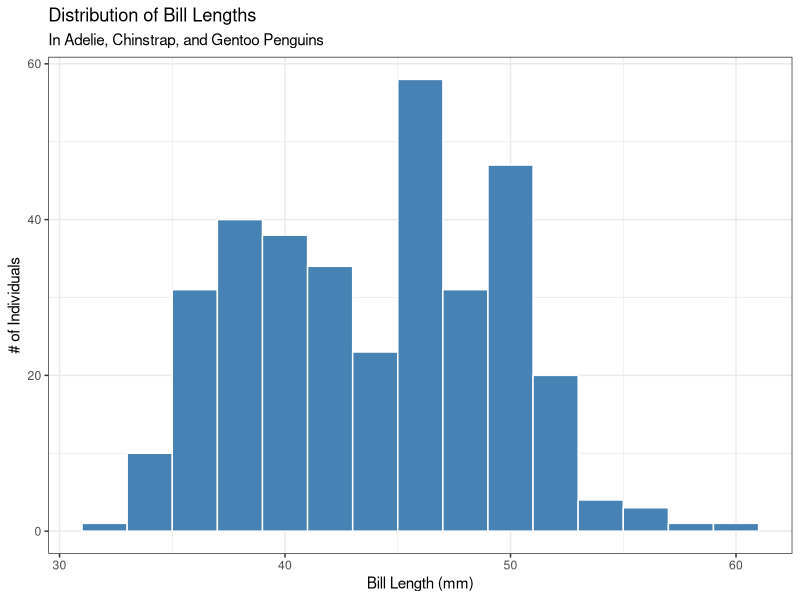
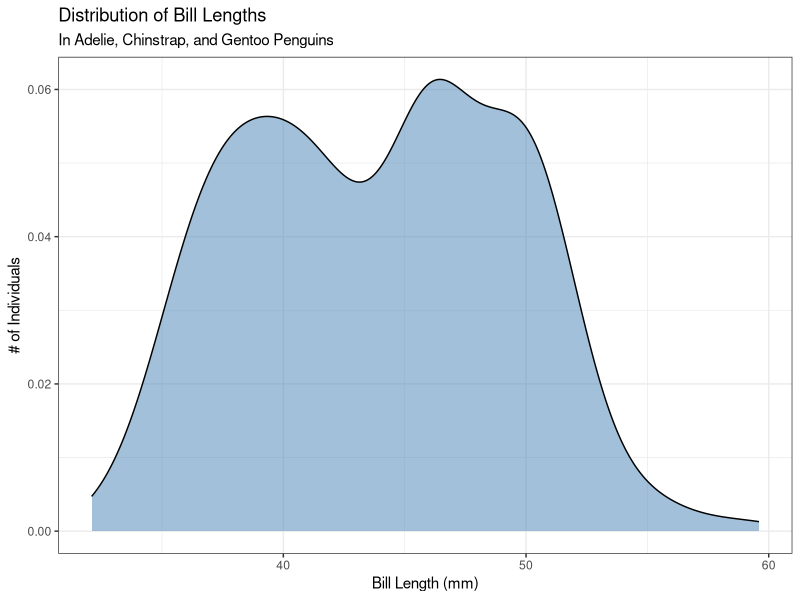
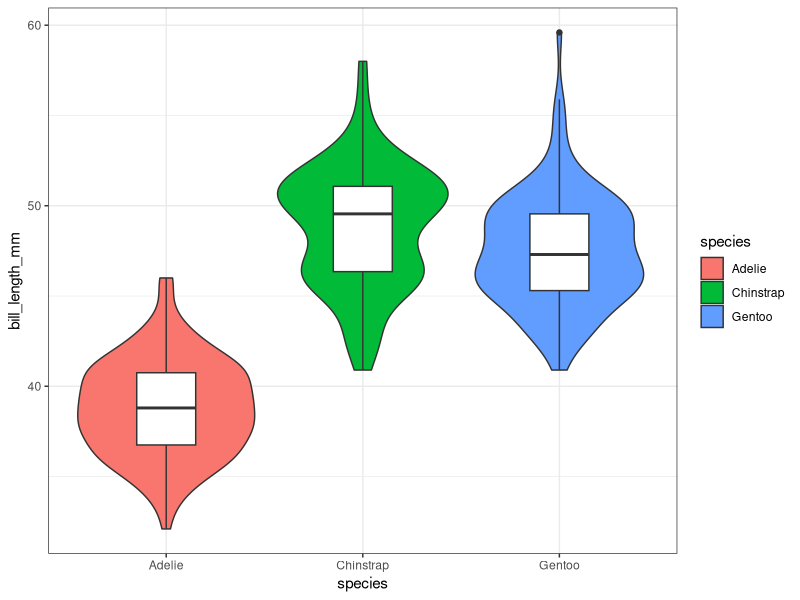
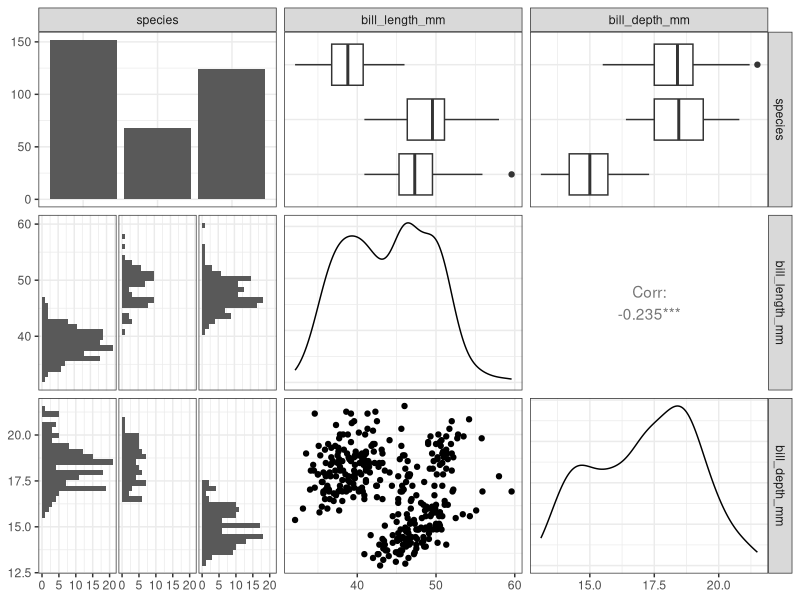
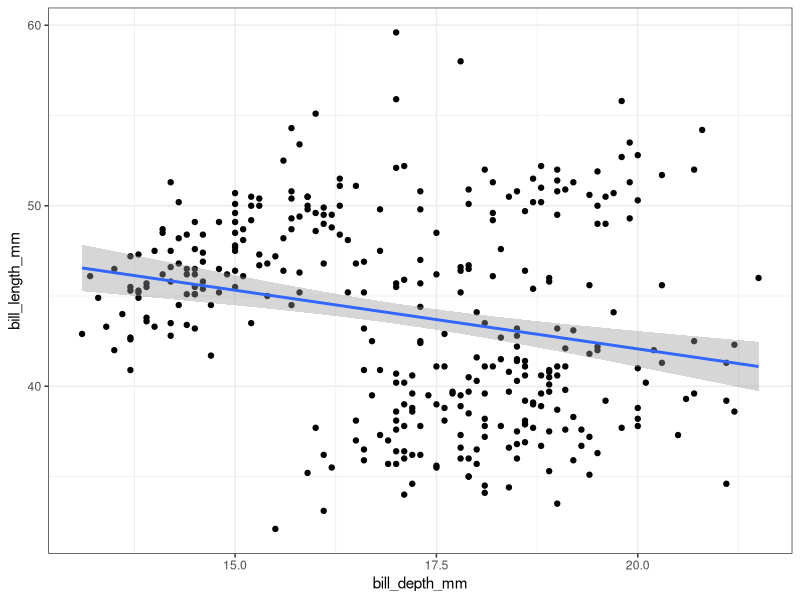
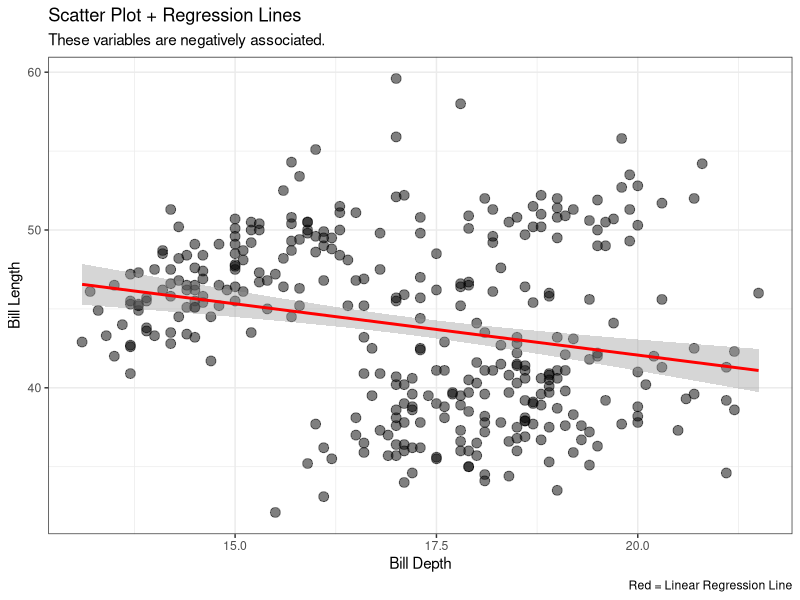
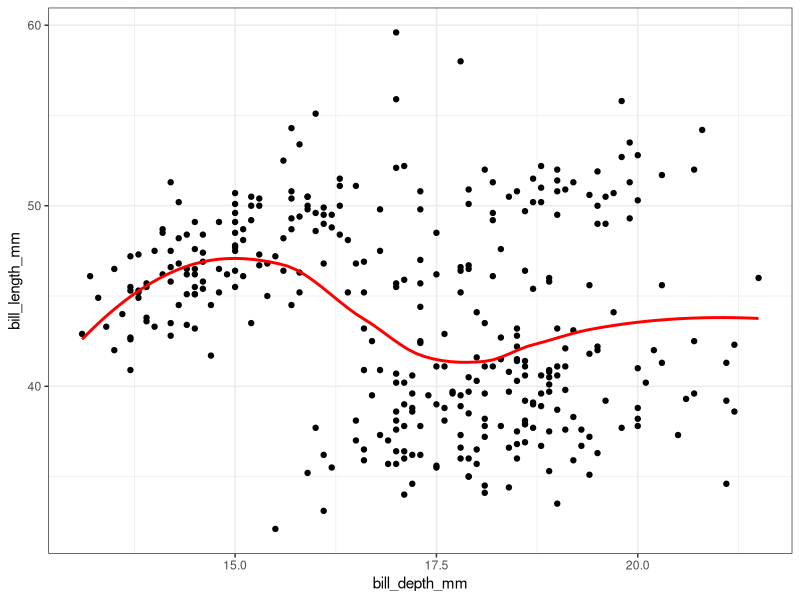
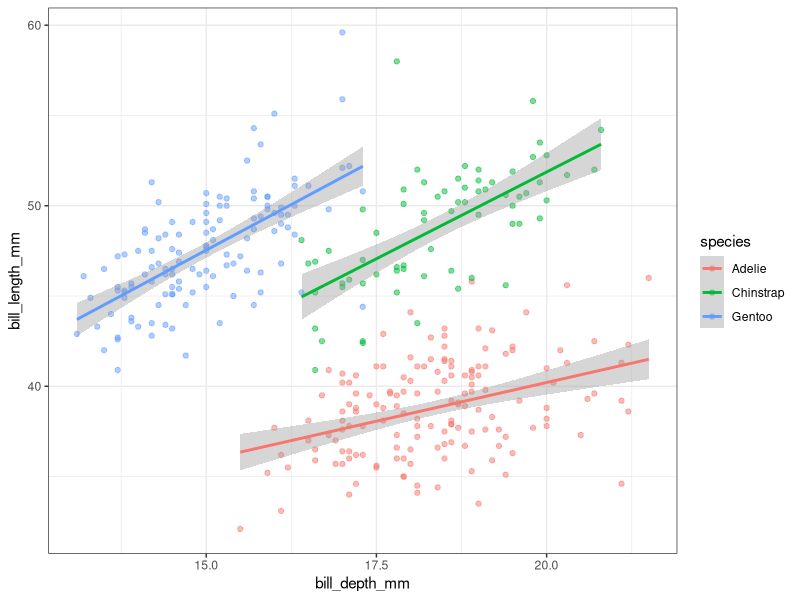

Write R code to recreate these figures, in order. (Note: this script raises an error after producing the figures.)
## ---- chunk 1
# Contains the describe() function for comprehensive data summaries
library(Hmisc)
# Contains the palmer penguins_df dataset
library(palmerpenguins)
# For scatterplot matrices
library(GGally)
# Always load the tidyverse last
library(tidyverse)

# Set favorite ggplot2 theme for visualizations
theme_set(theme_bw())
## ---- chunk 2
penguins_df <- palmerpenguins::penguins

head(penguins_df)
## ---- chunk 3
penguins_df |>   
  select(species, bill_length_mm, bill_depth_mm) |>   
  Hmisc::describe()
## ---- chunk 4
# Pipe data into ggplot2
penguins_df |>   
  # Initialize the plot parameters with aes
  ggplot(aes(x = bill_length_mm)) + # ggplot2 only uses +! no pipes!
  # add a histogram to the plot
  geom_histogram(binwidth = 2, # each bin spans 2 mm                 
                 fill = 'steelblue', # some color for fun 
                 color = 'white') +  
  # Add titles and axis labels
  labs(title = 'Distribution of Bill Lengths',        
       subtitle = 'In Adelie, Chinstrap, and Gentoo Penguins',        
       x = 'Bill Length (mm)',        
       y = '# of Individuals')
## ---- chunk 5
# Pipe data into ggplot2
penguins_df |>   
  # Initialize the plot parameters with aes
  ggplot(aes(x = bill_length_mm)) +   
  # add a density curve to the plot
  geom_density(fill = 'steelblue', # add some color and make it transparent
               alpha = 0.5) +   
  # Add titles and axis labels
  labs(title = 'Distribution of Bill Lengths',        
       subtitle = 'In Adelie, Chinstrap, and Gentoo Penguins',        
       x = 'Bill Length (mm)',        
       y = '# of Individuals')
## ---- chunk 6
# Pipe data into ggplot2
penguins_df |>   
  # Initialize the plot parameters with aes
  ggplot(aes(x = species, y = bill_length_mm)) +   
  # Add a violin plot as the base layer
  geom_violin(aes(fill = species)) +   
  # Add a boxplot on top of the violin plot
  geom_boxplot(width = 0.3)
## ---- chunk 7
penguins_df |>
# Select variables of interest
  select(species, bill_length_mm,
         bill_depth_mm) |>
  # send to ggpairs to create the matrix
  ggpairs()
## ---- chunk 8
# Pipe data into ggplot2
penguins_df |>
  # Set x and y variables with aes
  ggplot(aes(x = bill_depth_mm,
             y = bill_length_mm)) +
  # add a scatterplot
  geom_point() +
  # add a linear model regression line
  geom_smooth(formula = y ~ x, 
              # set method to lm
              method = 'lm', 
              # keep standard error shading
              se = T)
## ---- chunk 9
# pipe data into ggplot2 
penguins_df |>
  # Define ggplot parameters for the plot
  ggplot(aes(x = bill_depth_mm, 
             y = bill_length_mm)) +    
  # add scatter plot   
  geom_point(alpha = 0.5, 
             # make transparent              
             # change point size
             size = 3) +   
  # add linear regression line   
  geom_smooth(method = 'lm',                
              col = 'red', se = T) +    
  # add plot labels   
  labs(title = 'Scatter Plot + Regression Lines',        
       subtitle = 'These variables are negatively associated.', 
       x = 'Bill Depth', 
       y = 'Bill Length', 
       caption = 'Red = Linear Regression Line')
## ---- chunk 10
# Pipe data into ggplot2
penguins_df |>
  # Set x and y variables with aes
  ggplot(aes(x = bill_depth_mm,
             y = bill_length_mm)) +
  # add a scatterplot
  geom_point() +
  # add a LOESS regression line
  geom_smooth(formula = y ~ x, 
              # set method to loess
              method = 'loess', 
              # change the color
              color = 'red',
              # remove standard error shading
              se = F)
## ---- chunk 11
# Pipe data into ggplot2
penguins_df |>
  # Set x and y variables with aes
  ggplot(aes(x = bill_depth_mm,
             y = bill_length_mm, 
             # group the data by species
             group = species, 
             # color the points/lines by species
             color = species)) +
  # add a scatterplot
  geom_point(alpha = 0.5) +
  # add a linear model regression line
  geom_smooth(formula = y ~ x, 
              # set method to lm
              method = 'lm', 
              # keep standard error shading
              se = T)
## ---- chunk 12
# Pipe data into ggplot2
penguins_df |>
  # Set x and y variables with aes
  ggplot(aes(x = bill_depth_mm,
             y = bill_length_mm, 
             # group the data by species
             group = species, 
             # color the points/lines by species
             color = species)) +
  # add a scatterplot
  geom_point(alpha = 0.5) +
  # add a linear model regression line
  geom_smooth(formula = y ~ x, 
              # set method to lm
              method = 'lm', 
              # keep standard error shading
              se = T) +
  labs(title = 'Scatterplot + Regression Lines by Species', 
       subtitle = 'These variables are positively associated.', 
       x = 'Bill Depth', 
       y = 'Bill Length')
## ---- chunk 13
xfun::session_info()
